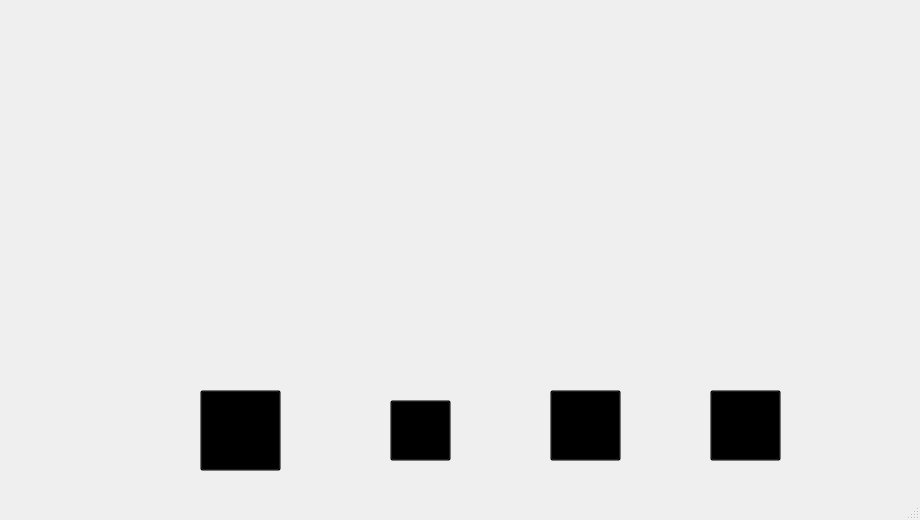
<?xml version="1.0" encoding="UTF-8"?>
<ui version="4.0">
 <class>MainWindow</class>
 <widget class="QMainWindow" name="MainWindow">
  <property name="geometry">
   <rect>
    <x>0</x>
    <y>0</y>
    <width>920</width>
    <height>520</height>
   </rect>
  </property>
  <property name="windowTitle">
   <string>MainWindow</string>
  </property>
  <property name="styleSheet">
   <string notr="true"/>
  </property>
  <property name="iconSize">
   <size>
    <width>30</width>
    <height>30</height>
   </size>
  </property>
  <widget class="QWidget" name="centralwidget">
   <widget class="QFrame" name="frame">
    <property name="geometry">
     <rect>
      <x>0</x>
      <y>-10</y>
      <width>920</width>
      <height>520</height>
     </rect>
    </property>
    <property name="layoutDirection">
     <enum>Qt::LeftToRight</enum>
    </property>
    <property name="styleSheet">
     <string notr="true">QFrame#frame
{
	border-image: url(:/new/prefix1/images/b.jpg);
background-color: transparent;
}</string>
    </property>
    <property name="frameShape">
     <enum>QFrame::StyledPanel</enum>
    </property>
    <property name="frameShadow">
     <enum>QFrame::Raised</enum>
    </property>
    <widget class="QPushButton" name="weather_bt">
     <property name="geometry">
      <rect>
       <x>710</x>
       <y>400</y>
       <width>71</width>
       <height>71</height>
      </rect>
     </property>
     <property name="styleSheet">
      <string notr="true">QPushButton#weather_bt
{
background-color: transparent;
	border-image: url(:/new/prefix1/images/weather.png);
}</string>
     </property>
     <property name="text">
      <string/>
     </property>
    </widget>
    <widget class="QPushButton" name="music_bt">
     <property name="geometry">
      <rect>
       <x>550</x>
       <y>400</y>
       <width>71</width>
       <height>71</height>
      </rect>
     </property>
     <property name="styleSheet">
      <string notr="true">QPushButton#music_bt
{
background-color: transparent;
	image: url(:/new/prefix1/images/systemTrayIcon.png);
}</string>
     </property>
     <property name="text">
      <string/>
     </property>
    </widget>
    <widget class="QPushButton" name="video_bt">
     <property name="geometry">
      <rect>
       <x>390</x>
       <y>410</y>
       <width>61</width>
       <height>61</height>
      </rect>
     </property>
     <property name="styleSheet">
      <string notr="true">QPushButton#video_bt
{
background-color: transparent;
	border-image: url(:/new/prefix1/images/play2.png);
}</string>
     </property>
     <property name="text">
      <string/>
     </property>
    </widget>
    <widget class="QPushButton" name="map_bt">
     <property name="geometry">
      <rect>
       <x>200</x>
       <y>400</y>
       <width>81</width>
       <height>81</height>
      </rect>
     </property>
     <property name="whatsThis">
      <string>&lt;html&gt;&lt;head/&gt;&lt;body&gt;&lt;p&gt;地图&lt;/p&gt;&lt;p&gt;&lt;br/&gt;&lt;/p&gt;&lt;/body&gt;&lt;/html&gt;</string>
     </property>
     <property name="styleSheet">
      <string notr="true">QPushButton#map_bt
{
background-color: transparent;
	border-image: url(:/new/prefix1/images/map.png);
}</string>
     </property>
     <property name="text">
      <string/>
     </property>
    </widget>
    <widget class="QLabel" name="time">
     <property name="geometry">
      <rect>
       <x>450</x>
       <y>10</y>
       <width>281</width>
       <height>31</height>
      </rect>
     </property>
     <property name="font">
      <font>
       <pointsize>12</pointsize>
       <weight>75</weight>
       <bold>true</bold>
      </font>
     </property>
     <property name="text">
      <string/>
     </property>
    </widget>
    <zorder>weather_bt</zorder>
    <zorder>map_bt</zorder>
    <zorder>music_bt</zorder>
    <zorder>video_bt</zorder>
    <zorder>time</zorder>
   </widget>
  </widget>
  <widget class="QMenuBar" name="menubar">
   <property name="geometry">
    <rect>
     <x>0</x>
     <y>0</y>
     <width>920</width>
     <height>23</height>
    </rect>
   </property>
  </widget>
  <widget class="QStatusBar" name="statusbar"/>
 </widget>
 <resources/>
 <connections/>
</ui>
